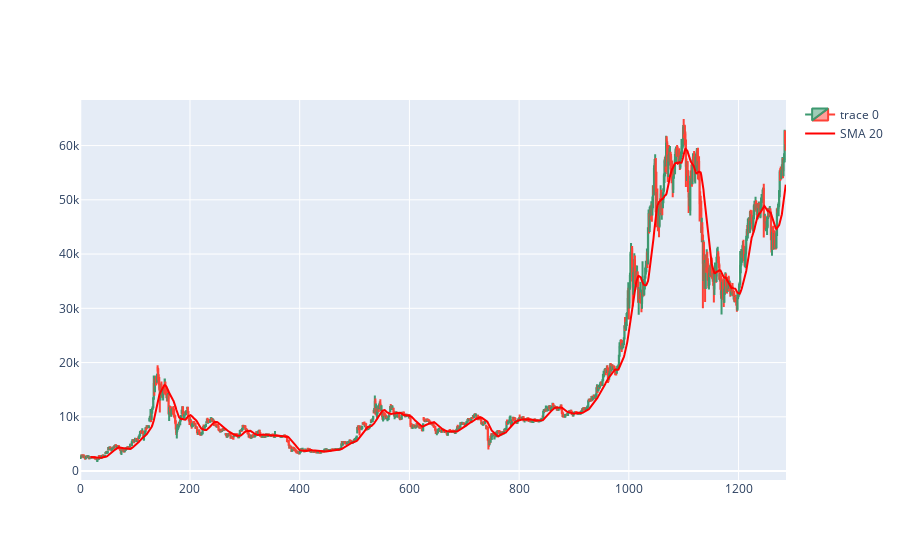

Write notebook code for a chart like this one.
### Code cell
import plotly.graph_objects as go

dfpl = data[:]
fig = go.Figure(data=[go.Candlestick(x=dfpl.index,
                open=dfpl['Open'],
                high=dfpl['High'],
                low=dfpl['Low'],
                close=dfpl['Close'])])

# Add the moving averages to the plot
fig.add_trace(go.Scatter(x=dfpl.index, y=dfpl['SMA_20'], mode='lines', name='SMA 20', line=dict(color='red')))

fig.update_layout(xaxis_rangeslider_visible=False)
fig.show()

### Figure 1 — Plotly figure (JSON) as saved in the notebook; plotly's stock layout.template omitted (floating-point values rounded to 4 significant figures; data arrays with more than 128 entries replaced by an {"elided": "..."} marker saying what was removed)
{"data": [{"close": {"elided": "1287 int values"}, "high": {"elided": "1287 int values"}, "low": {"elided": "1287 int values"}, "open": {"elided": "1287 int values"}, "type": "candlestick", "x": {"elided": "1287 int values"}}, {"line": {"color": "red"}, "mode": "lines", "name": "SMA 20", "type": "scatter", "x": {"elided": "1287 int values"}, "y": {"elided": "1287 float values"}}], "layout": {"xaxis": {"rangeslider": {"visible": false}}}}
